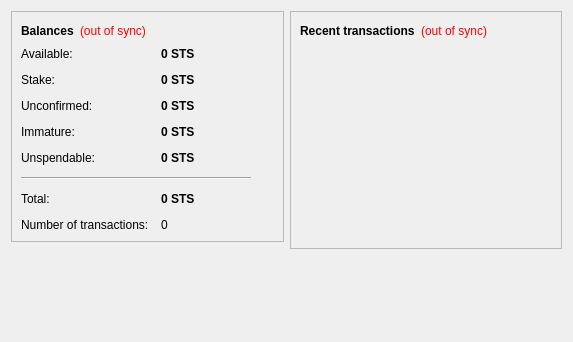
<?xml version="1.0" encoding="UTF-8"?>
<ui version="4.0">
 <class>OverviewPage</class>
 <widget class="QWidget" name="OverviewPage">
  <property name="geometry">
   <rect>
    <x>0</x>
    <y>0</y>
    <width>573</width>
    <height>342</height>
   </rect>
  </property>
  <property name="windowTitle">
   <string>Form</string>
  </property>
  <layout class="QHBoxLayout" name="horizontalLayout" stretch="1,1">
   <item>
    <layout class="QVBoxLayout" name="verticalLayout_2">
     <item>
      <widget class="QFrame" name="frame">
       <property name="frameShape">
        <enum>QFrame::StyledPanel</enum>
       </property>
       <property name="frameShadow">
        <enum>QFrame::Raised</enum>
       </property>
       <layout class="QVBoxLayout" name="verticalLayout_4">
        <item>
         <layout class="QHBoxLayout" name="horizontalLayout_4">
          <item>
           <widget class="QLabel" name="label_5">
            <property name="font">
             <font>
              <weight>75</weight>
              <bold>true</bold>
             </font>
            </property>
            <property name="text">
             <string>Balances</string>
            </property>
           </widget>
          </item>
          <item>
           <widget class="QLabel" name="labelWalletStatus">
            <property name="toolTip">
             <string>The displayed information may be out of date. Your wallet automatically synchronizes with the StationCoin network after a connection is established, but this process has not completed yet.</string>
            </property>
            <property name="styleSheet">
             <string notr="true">QLabel { color: red; }</string>
            </property>
            <property name="text">
             <string notr="true">(out of sync)</string>
            </property>
            <property name="alignment">
             <set>Qt::AlignLeading|Qt::AlignLeft|Qt::AlignVCenter</set>
            </property>
           </widget>
          </item>
          <item>
           <spacer name="horizontalSpacer_2">
            <property name="orientation">
             <enum>Qt::Horizontal</enum>
            </property>
            <property name="sizeHint" stdset="0">
             <size>
              <width>40</width>
              <height>20</height>
             </size>
            </property>
           </spacer>
          </item>
         </layout>
        </item>
        <item>
         <layout class="QFormLayout" name="formLayout_2">
          <property name="fieldGrowthPolicy">
           <enum>QFormLayout::AllNonFixedFieldsGrow</enum>
          </property>
          <property name="horizontalSpacing">
           <number>12</number>
          </property>
          <property name="verticalSpacing">
           <number>12</number>
          </property>
          <item row="0" column="0">
           <widget class="QLabel" name="labelAvailableText">
            <property name="toolTip">
             <string>Your current available balance</string>
            </property>
            <property name="text">
             <string>Available:</string>
            </property>
           </widget>
          </item>
          <item row="0" column="1">
           <widget class="QLabel" name="labelAvailable">
            <property name="font">
             <font>
              <weight>75</weight>
              <bold>true</bold>
             </font>
            </property>
            <property name="cursor">
             <cursorShape>IBeamCursor</cursorShape>
            </property>
            <property name="toolTip">
             <string>Your current available balance</string>
            </property>
            <property name="text">
             <string notr="true">0 STS</string>
            </property>
            <property name="alignment">
             <set>Qt::AlignLeading|Qt::AlignLeft|Qt::AlignVCenter</set>
            </property>
            <property name="textInteractionFlags">
             <set>Qt::LinksAccessibleByMouse|Qt::TextSelectableByKeyboard|Qt::TextSelectableByMouse</set>
            </property>
           </widget>
          </item>
          <item row="1" column="0">
           <widget class="QLabel" name="label_6">
            <property name="toolTip">
             <string>Total of coins that was staked, and do not yet count toward the current balance</string>
            </property>
            <property name="text">
             <string>Stake:</string>
            </property>
           </widget>
          </item>
          <item row="1" column="1">
           <widget class="QLabel" name="labelStake">
            <property name="font">
             <font>
              <weight>75</weight>
              <bold>true</bold>
             </font>
            </property>
            <property name="cursor">
             <cursorShape>IBeamCursor</cursorShape>
            </property>
            <property name="toolTip">
             <string>Total of coins that was staked, and do not yet count toward the current balance</string>
            </property>
            <property name="text">
             <string notr="true">0 STS</string>
            </property>
            <property name="alignment">
             <set>Qt::AlignLeading|Qt::AlignLeft|Qt::AlignVCenter</set>
            </property>
            <property name="textInteractionFlags">
             <set>Qt::LinksAccessibleByMouse|Qt::TextSelectableByKeyboard|Qt::TextSelectableByMouse</set>
            </property>
           </widget>
          </item>
          <item row="2" column="0">
           <widget class="QLabel" name="label_3">
            <property name="toolTip">
             <string>Total of transactions that have yet to be confirmed, and do not yet count toward the current balance</string>
            </property>
            <property name="text">
             <string>Unconfirmed:</string>
            </property>
           </widget>
          </item>
          <item row="2" column="1">
           <widget class="QLabel" name="labelUnconfirmed">
            <property name="font">
             <font>
              <weight>75</weight>
              <bold>true</bold>
             </font>
            </property>
            <property name="cursor">
             <cursorShape>IBeamCursor</cursorShape>
            </property>
            <property name="toolTip">
             <string>Total of transactions that have yet to be confirmed, and do not yet count toward the current balance</string>
            </property>
            <property name="text">
             <string notr="true">0 STS</string>
            </property>
            <property name="alignment">
             <set>Qt::AlignLeading|Qt::AlignLeft|Qt::AlignVCenter</set>
            </property>
            <property name="textInteractionFlags">
             <set>Qt::LinksAccessibleByMouse|Qt::TextSelectableByKeyboard|Qt::TextSelectableByMouse</set>
            </property>
           </widget>
          </item>
          <item row="3" column="0">
           <widget class="QLabel" name="labelImmatureText">
            <property name="toolTip">
             <string>Mined balance that has not yet matured</string>
            </property>
            <property name="text">
             <string>Immature:</string>
            </property>
           </widget>
          </item>
          <item row="3" column="1">
           <widget class="QLabel" name="labelImmature">
            <property name="font">
             <font>
              <weight>75</weight>
              <bold>true</bold>
             </font>
            </property>
            <property name="toolTip">
             <string>Mined balance that has not yet matured</string>
            </property>
            <property name="text">
             <string notr="true">0 STS</string>
            </property>
            <property name="alignment">
             <set>Qt::AlignLeading|Qt::AlignLeft|Qt::AlignVCenter</set>
            </property>
            <property name="textInteractionFlags">
             <set>Qt::LinksAccessibleByMouse|Qt::TextSelectableByKeyboard|Qt::TextSelectableByMouse</set>
            </property>
           </widget>
          </item>
          <item row="4" column="0">
           <widget class="QLabel" name="labelBalanceWatchOnlyText">
            <property name="toolTip">
             <string>Your unspendable balance</string>
            </property>
            <property name="text">
             <string>Unspendable:</string>
            </property>
           </widget>
          </item>
          <item row="4" column="1">
           <widget class="QLabel" name="labelBalanceWatchOnly">
            <property name="font">
             <font>
              <weight>75</weight>
              <bold>true</bold>
             </font>
            </property>
            <property name="cursor">
             <cursorShape>IBeamCursor</cursorShape>
            </property>
            <property name="toolTip">
             <string>Your unspendable balance</string>
            </property>
            <property name="text">
             <string notr="true">0 STS</string>
            </property>
            <property name="alignment">
             <set>Qt::AlignLeading|Qt::AlignLeft|Qt::AlignVCenter</set>
            </property>
            <property name="textInteractionFlags">
             <set>Qt::LinksAccessibleByMouse|Qt::TextSelectableByKeyboard|Qt::TextSelectableByMouse</set>
            </property>
           </widget>
          </item>
          <item row="5" column="0" colspan="2">
           <widget class="Line" name="line">
            <property name="maximumSize">
             <size>
              <width>230</width>
              <height>16777215</height>
             </size>
            </property>
            <property name="orientation">
             <enum>Qt::Horizontal</enum>
            </property>
           </widget>
          </item>
          <item row="6" column="0">
           <widget class="QLabel" name="labelTotalText">
            <property name="toolTip">
             <string>Your current total balance</string>
            </property>
            <property name="text">
             <string>Total:</string>
            </property>
           </widget>
          </item>
          <item row="6" column="1">
           <widget class="QLabel" name="labelTotal">
            <property name="font">
             <font>
              <weight>75</weight>
              <bold>true</bold>
             </font>
            </property>
            <property name="toolTip">
             <string>Your current total balance</string>
            </property>
            <property name="text">
             <string notr="true">0 STS</string>
            </property>
            <property name="alignment">
             <set>Qt::AlignLeading|Qt::AlignLeft|Qt::AlignVCenter</set>
            </property>
            <property name="textInteractionFlags">
             <set>Qt::LinksAccessibleByMouse|Qt::TextSelectableByKeyboard|Qt::TextSelectableByMouse</set>
            </property>
           </widget>
          </item>
          <item row="7" column="0">
           <widget class="QLabel" name="label_2">
            <property name="toolTip">
             <string>Total number of transactions in wallet</string>
            </property>
            <property name="text">
             <string>Number of transactions:</string>
            </property>
           </widget>
          </item>
          <item row="7" column="1">
           <widget class="QLabel" name="labelNumTransactions">
            <property name="toolTip">
             <string>Total number of transactions in wallet</string>
            </property>
            <property name="text">
             <string notr="true">0</string>
            </property>
           </widget>
          </item>
         </layout>
        </item>
       </layout>
      </widget>
     </item>
     <item>
      <spacer name="verticalSpacer">
       <property name="orientation">
        <enum>Qt::Vertical</enum>
       </property>
       <property name="sizeHint" stdset="0">
        <size>
         <width>20</width>
         <height>40</height>
        </size>
       </property>
      </spacer>
     </item>
    </layout>
   </item>
   <item>
    <layout class="QVBoxLayout" name="verticalLayout_3">
     <item>
      <widget class="QFrame" name="frame_2">
       <property name="frameShape">
        <enum>QFrame::StyledPanel</enum>
       </property>
       <property name="frameShadow">
        <enum>QFrame::Raised</enum>
       </property>
       <layout class="QVBoxLayout" name="verticalLayout">
        <item>
         <layout class="QHBoxLayout" name="horizontalLayout_2">
          <item>
           <widget class="QLabel" name="label_4">
            <property name="text">
             <string>&lt;b&gt;Recent transactions&lt;/b&gt;</string>
            </property>
           </widget>
          </item>
          <item>
           <widget class="QLabel" name="labelTransactionsStatus">
            <property name="toolTip">
             <string>The displayed information may be out of date. Your wallet automatically synchronizes with the StationCoin network after a connection is established, but this process has not completed yet.</string>
            </property>
            <property name="styleSheet">
             <string notr="true">QLabel { color: red; }</string>
            </property>
            <property name="text">
             <string notr="true">(out of sync)</string>
            </property>
            <property name="alignment">
             <set>Qt::AlignRight|Qt::AlignTrailing|Qt::AlignVCenter</set>
            </property>
           </widget>
          </item>
          <item>
           <spacer name="horizontalSpacer">
            <property name="orientation">
             <enum>Qt::Horizontal</enum>
            </property>
            <property name="sizeHint" stdset="0">
             <size>
              <width>40</width>
              <height>20</height>
             </size>
            </property>
           </spacer>
          </item>
         </layout>
        </item>
        <item>
         <widget class="QListView" name="listTransactions">
          <property name="styleSheet">
           <string notr="true">QListView { background: transparent; }</string>
          </property>
          <property name="frameShape">
           <enum>QFrame::NoFrame</enum>
          </property>
          <property name="verticalScrollBarPolicy">
           <enum>Qt::ScrollBarAlwaysOff</enum>
          </property>
          <property name="horizontalScrollBarPolicy">
           <enum>Qt::ScrollBarAlwaysOff</enum>
          </property>
          <property name="selectionMode">
           <enum>QAbstractItemView::NoSelection</enum>
          </property>
         </widget>
        </item>
       </layout>
      </widget>
     </item>
     <item>
      <spacer name="verticalSpacer_2">
       <property name="orientation">
        <enum>Qt::Vertical</enum>
       </property>
       <property name="sizeHint" stdset="0">
        <size>
         <width>20</width>
         <height>40</height>
        </size>
       </property>
      </spacer>
     </item>
    </layout>
   </item>
  </layout>
 </widget>
 <resources/>
 <connections/>
</ui>
